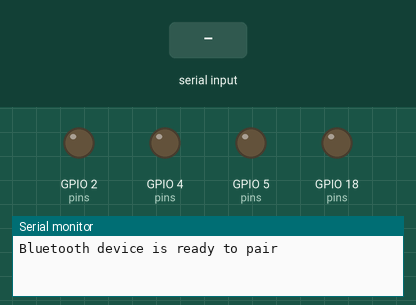
Recording of a sketch running on a simulated ESP32. Parts: output pins drawn as LEDs (lit = HIGH), the last lines printed to the serial monitor. The test bench sets the inputs (shaded band). Nothing arrives over Bluetooth unless stated.

Above: at 1.2 s.
1.3 s: "F" received over the second serial link
At 1.4 s:
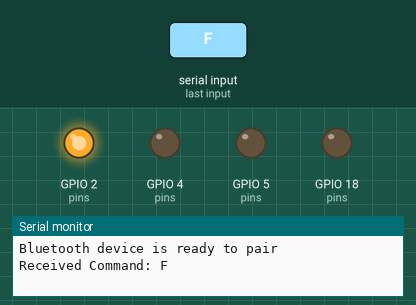
3.0 s: "B" received over the second serial link
At 3.1 s:
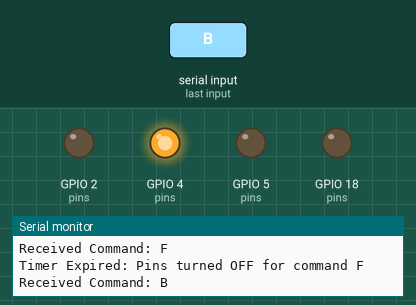
4.7 s: "R" received over the second serial link
At 4.8 s:
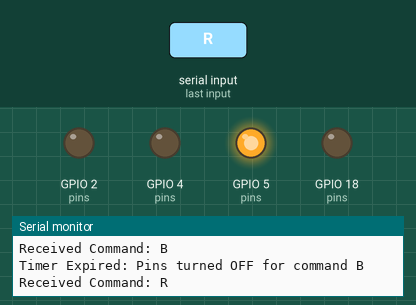
6.4 s: "L" received over the second serial link
At 6.5 s:
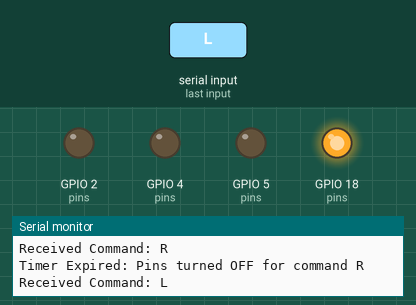
8.1 s: "1" received over the second serial link
At 8.2 s:
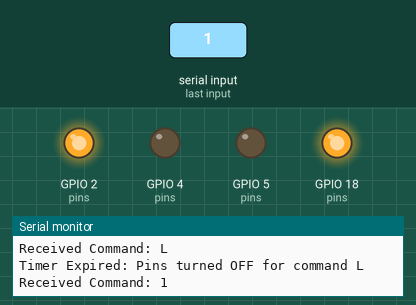
9.8 s: "0" received over the second serial link
At 9.9 s:
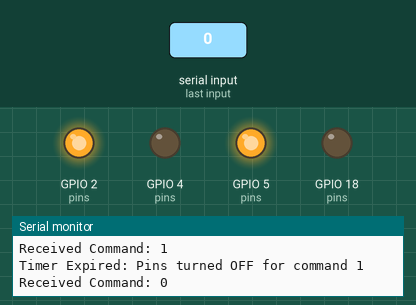
Timing chart, 0 to 12.5 s (numbered marks = the images above; inputs shaded):
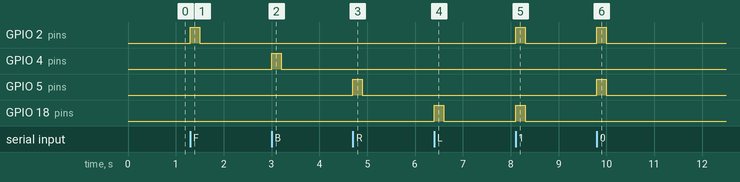

The sketch:

2.2_BT_RC_CAT_ESP32_code.ino
```cpp
#include <BluetoothSerial.h>
BluetoothSerial SerialBT;

const int pins[] = {2, 4, 5, 18};  // Controlled IO pins
bool timerEnabled = true;
unsigned long lastCommandTime = 0;
const unsigned long timerDuration = 200; // 0.5 seconds
bool pinsOn = false;
char lastCommand = '\0';

void setup() {
  Serial.begin(115200);
  SerialBT.begin("MOIZ_RC_CAR");
  for (int pin : pins) {
    pinMode(pin, OUTPUT);
    digitalWrite(pin, LOW);
  }
  Serial.println("Bluetooth device is ready to pair");
}

void loop() {
  if (SerialBT.available()) {
    char cmd = SerialBT.read();
    Serial.print("Received Command: ");
    Serial.println(cmd);

    if (cmd == 'T') {
      timerEnabled = !timerEnabled;
      Serial.println(timerEnabled ? "Timer Enabled (0.5s)" : "Timer Disabled");

      // If timer is now ON, immediately turn off any previously active pins
      if (timerEnabled) {
        turnOffAllPins();
        pinsOn = false;
        Serial.println("Timer ON → Previous pins turned OFF");
      }
      return;
    }

    // Always turn off pins before executing a new command
    turnOffAllPins();
    executeCommand(cmd);
    lastCommand = cmd;

    if (timerEnabled) {
      lastCommandTime = millis();
      pinsOn = true;
    }
  }

  // Auto-turn-off if timer is enabled and 0.5s has passed
  if (timerEnabled && pinsOn && millis() - lastCommandTime >= timerDuration) {
    turnOffAllPins();
    Serial.print("Timer Expired: Pins turned OFF for command ");
    Serial.println(lastCommand);
    pinsOn = false;
  }
}

void executeCommand(char cmd) {
  switch (cmd) {
    case 'F': digitalWrite(2, HIGH); break;
    case 'B': digitalWrite(4, HIGH); break;
    case 'R': digitalWrite(5, HIGH); break;
    case 'L': digitalWrite(18, HIGH); break;
    case '1': digitalWrite(2, HIGH); digitalWrite(18, HIGH); break;
    case '0': digitalWrite(2, HIGH); digitalWrite(5, HIGH); break;
    case '2': digitalWrite(4, HIGH); digitalWrite(18, HIGH); break;
    case '3': digitalWrite(4, HIGH); digitalWrite(5, HIGH); break;
    default:
      Serial.println("Unknown Command");
      break;
  }
}

void turnOffAllPins() {
  for (int pin : pins) {
    digitalWrite(pin, LOW);
  }
}
```

Measured:
- after the input at 1.3 s, GPIO 2 (pins): LOW → HIGH at once, → LOW 0.20 s later
- after the input at 3.0 s, GPIO 4 (pins): LOW → HIGH at once, → LOW 0.20 s later
- after the input at 4.7 s, GPIO 5 (pins): LOW → HIGH at once, → LOW 0.20 s later
- after the input at 6.4 s, GPIO 18 (pins): LOW → HIGH at once, → LOW 0.20 s later
- after the input at 8.1 s, GPIO 2 (pins), GPIO 18 (pins): LOW → HIGH at once, → LOW 0.20 s later
- after the input at 9.8 s, GPIO 2 (pins), GPIO 5 (pins): LOW → HIGH at once, → LOW 0.20 s later
